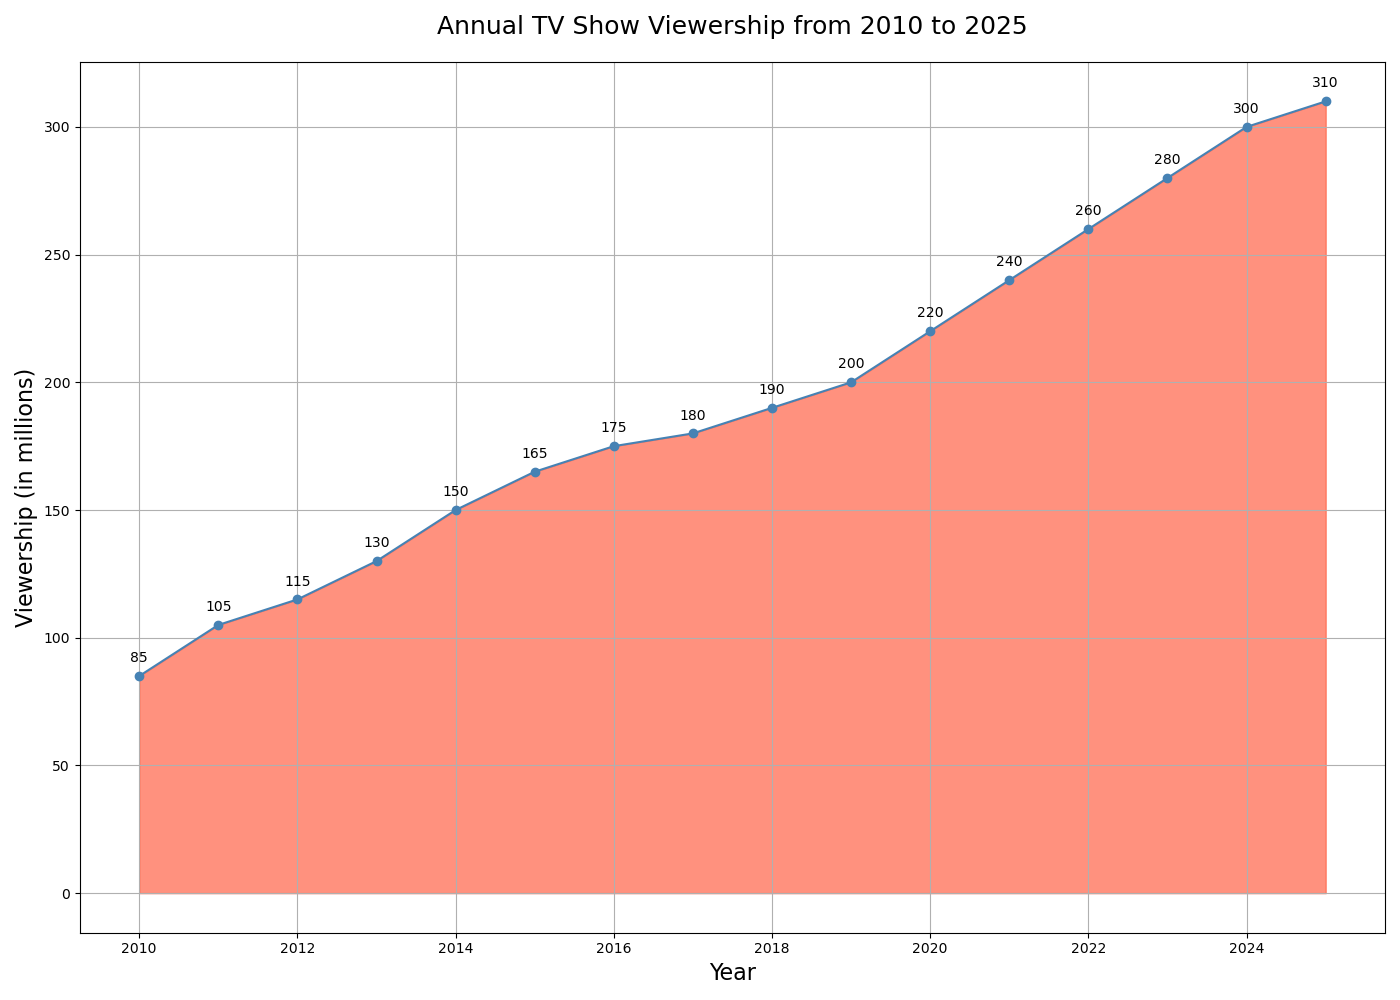

Write Python code to recreate this figure.

import matplotlib.pyplot as plt
import pandas as pd

data = {
    'Year': [2010, 2011, 2012, 2013, 2014, 2015, 2016, 2017, 2018, 2019, 2020, 2021, 2022, 2023, 2024, 2025],
    'Viewership': [85, 105, 115, 130, 150, 165, 175, 180, 190, 200, 220, 240, 260, 280, 300, 310]
}

df = pd.DataFrame(data)

plt.figure(figsize=(14, 10))
plt.fill_between(df['Year'], df['Viewership'], color='#ff6347', alpha=0.7)
plt.plot(df['Year'], df['Viewership'], color='#4682b4', marker='o')

plt.title('Annual TV Show Viewership from 2010 to 2025', fontsize=18, pad=20)
plt.xlabel('Year', fontsize=16)
plt.ylabel('Viewership (in millions)', fontsize=16)

for i, txt in enumerate(df['Viewership']):
    plt.annotate(txt, (df['Year'][i], df['Viewership'][i]), textcoords="offset points", xytext=(0,10), ha='center')

plt.grid(True)
plt.tight_layout()
plt.show()
